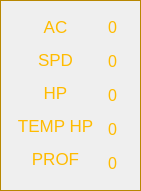
     <widget class="QFrame" name="frame_4">
      <property name="geometry">
       <rect>
        <x>640</x>
        <y>150</y>
        <width>141</width>
        <height>191</height>
       </rect>
      </property>
      <property name="styleSheet">
       <string notr="true">QFrame { 
	color: rgb(184, 135, 0);
} </string>
      </property>
      <property name="frameShape">
       <enum>QFrame::Box</enum>
      </property>
      <property name="frameShadow">
       <enum>QFrame::Plain</enum>
      </property>
      <widget class="QWidget" name="verticalLayoutWidget_7">
       <property name="geometry">
        <rect>
         <x>98</x>
         <y>10</y>
         <width>31</width>
         <height>171</height>
        </rect>
       </property>
       <layout class="QVBoxLayout" name="verticalLayout_7">
        <item>
         <widget class="QLineEdit" name="acVal">
          <property name="font">
           <font>
            <pointsize>12</pointsize>
           </font>
          </property>
          <property name="styleSheet">
           <string notr="true">color: rgb(255, 187, 0);
background:transparent;</string>
          </property>
          <property name="text">
           <string>0</string>
          </property>
          <property name="maxLength">
           <number>3</number>
          </property>
          <property name="frame">
           <bool>false</bool>
          </property>
          <property name="alignment">
           <set>Qt::AlignCenter</set>
          </property>
         </widget>
        </item>
        <item>
         <widget class="QLineEdit" name="spdVal">
          <property name="font">
           <font>
            <pointsize>12</pointsize>
           </font>
          </property>
          <property name="styleSheet">
           <string notr="true">color: rgb(255, 187, 0);
background:transparent;</string>
          </property>
          <property name="text">
           <string>0</string>
          </property>
          <property name="maxLength">
           <number>3</number>
          </property>
          <property name="frame">
           <bool>false</bool>
          </property>
          <property name="cursorPosition">
           <number>1</number>
          </property>
          <property name="alignment">
           <set>Qt::AlignCenter</set>
          </property>
         </widget>
        </item>
        <item>
         <widget class="QLineEdit" name="hpVal">
          <property name="font">
           <font>
            <pointsize>12</pointsize>
           </font>
          </property>
          <property name="styleSheet">
           <string notr="true">color: rgb(255, 187, 0);
background:transparent;</string>
          </property>
          <property name="text">
           <string>0</string>
          </property>
          <property name="maxLength">
           <number>3</number>
          </property>
          <property name="frame">
           <bool>false</bool>
          </property>
          <property name="alignment">
           <set>Qt::AlignCenter</set>
          </property>
         </widget>
        </item>
        <item>
         <widget class="QLineEdit" name="temphpVal">
          <property name="font">
           <font>
            <pointsize>12</pointsize>
           </font>
          </property>
          <property name="styleSheet">
           <string notr="true">color: rgb(255, 187, 0);
background:transparent;</string>
          </property>
          <property name="text">
           <string>0</string>
          </property>
          <property name="maxLength">
           <number>3</number>
          </property>
          <property name="frame">
           <bool>false</bool>
          </property>
          <property name="alignment">
           <set>Qt::AlignCenter</set>
          </property>
         </widget>
        </item>
        <item>
         <widget class="QLineEdit" name="profecVal">
          <property name="font">
           <font>
            <pointsize>12</pointsize>
           </font>
          </property>
          <property name="styleSheet">
           <string notr="true">color: rgb(255, 187, 0);
background:transparent;</string>
          </property>
          <property name="text">
           <string>0</string>
          </property>
          <property name="maxLength">
           <number>3</number>
          </property>
          <property name="frame">
           <bool>false</bool>
          </property>
          <property name="cursorPosition">
           <number>1</number>
          </property>
          <property name="alignment">
           <set>Qt::AlignCenter</set>
          </property>
         </widget>
        </item>
       </layout>
      </widget>
      <widget class="QWidget" name="verticalLayoutWidget_8">
       <property name="geometry">
        <rect>
         <x>10</x>
         <y>10</y>
         <width>91</width>
         <height>171</height>
        </rect>
       </property>
       <layout class="QVBoxLayout" name="verticalLayout_8">
        <item>
         <widget class="QLabel" name="acLabel">
          <property name="sizePolicy">
           <sizepolicy hsizetype="Expanding" vsizetype="Fixed">
            <horstretch>0</horstretch>
            <verstretch>0</verstretch>
           </sizepolicy>
          </property>
          <property name="font">
           <font>
            <pointsize>13</pointsize>
           </font>
          </property>
          <property name="styleSheet">
           <string notr="true">color: rgb(255, 187, 0);
background:transparent;</string>
          </property>
          <property name="text">
           <string>AC</string>
          </property>
          <property name="alignment">
           <set>Qt::AlignCenter</set>
          </property>
         </widget>
        </item>
        <item>
         <widget class="QLabel" name="spdLabel">
          <property name="sizePolicy">
           <sizepolicy hsizetype="Expanding" vsizetype="Fixed">
            <horstretch>0</horstretch>
            <verstretch>0</verstretch>
           </sizepolicy>
          </property>
          <property name="font">
           <font>
            <pointsize>13</pointsize>
           </font>
          </property>
          <property name="styleSheet">
           <string notr="true">color: rgb(255, 187, 0);
background:transparent;</string>
          </property>
          <property name="text">
           <string>SPD</string>
          </property>
          <property name="alignment">
           <set>Qt::AlignCenter</set>
          </property>
         </widget>
        </item>
        <item>
         <widget class="QLabel" name="hpLabel">
          <property name="sizePolicy">
           <sizepolicy hsizetype="Expanding" vsizetype="Fixed">
            <horstretch>0</horstretch>
            <verstretch>0</verstretch>
           </sizepolicy>
          </property>
          <property name="font">
           <font>
            <pointsize>13</pointsize>
           </font>
          </property>
          <property name="styleSheet">
           <string notr="true">color: rgb(255, 187, 0);
background:transparent;</string>
          </property>
          <property name="text">
           <string>HP</string>
          </property>
          <property name="alignment">
           <set>Qt::AlignCenter</set>
          </property>
         </widget>
        </item>
        <item>
         <widget class="QLabel" name="temphpLabel">
          <property name="sizePolicy">
           <sizepolicy hsizetype="Expanding" vsizetype="Fixed">
            <horstretch>0</horstretch>
            <verstretch>0</verstretch>
           </sizepolicy>
          </property>
          <property name="font">
           <font>
            <pointsize>13</pointsize>
           </font>
          </property>
          <property name="styleSheet">
           <string notr="true">color: rgb(255, 187, 0);
background:transparent;</string>
          </property>
          <property name="text">
           <string>TEMP HP</string>
          </property>
          <property name="alignment">
           <set>Qt::AlignCenter</set>
          </property>
         </widget>
        </item>
        <item>
         <widget class="QLabel" name="profecLabel">
          <property name="sizePolicy">
           <sizepolicy hsizetype="Expanding" vsizetype="Fixed">
            <horstretch>0</horstretch>
            <verstretch>0</verstretch>
           </sizepolicy>
          </property>
          <property name="font">
           <font>
            <pointsize>13</pointsize>
           </font>
          </property>
          <property name="styleSheet">
           <string notr="true">color: rgb(255, 187, 0);
background:transparent;</string>
          </property>
          <property name="text">
           <string>PROF</string>
          </property>
          <property name="alignment">
           <set>Qt::AlignCenter</set>
          </property>
         </widget>
        </item>
       </layout>
      </widget>
     </widget>
